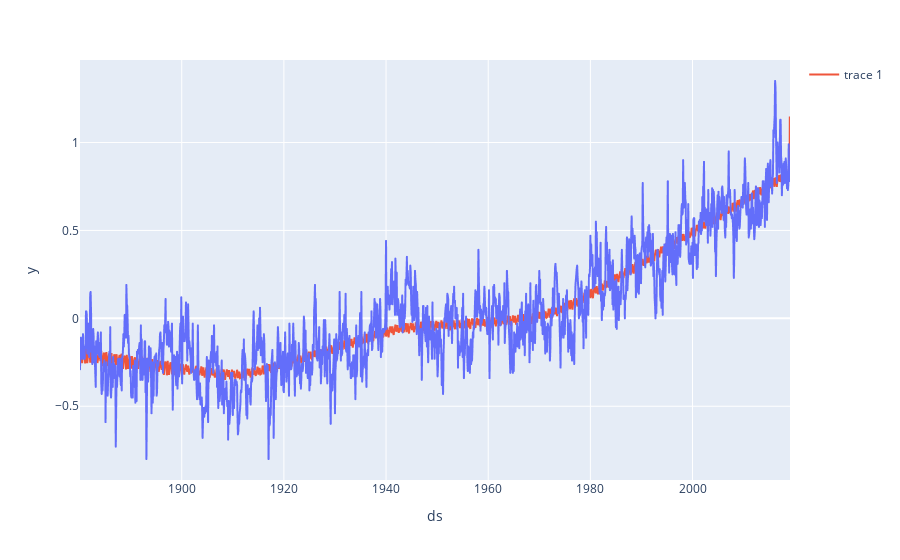

The notebook cell this image was saved under:
### Code cell
import plotly.express as px 

# Plot 
fig = px.line(df, x='ds', y='y')

# Only thing I figured is - I could do this 
fig.add_scatter(x=forecast['ds'], y=forecast['yhat'], mode='lines')

# Show plot 
fig.show()

### Figure 1 — Plotly figure (JSON) as saved in the notebook; plotly's stock layout.template omitted (floating-point values rounded to 4 significant figures; data arrays with more than 128 entries replaced by an {"elided": "..."} marker saying what was removed)
{"data": [{"hovertemplate": "ds=%{x}<br>y=%{y}<extra></extra>", "legendgroup": "", "line": {"color": "#636efa", "dash": "solid"}, "marker": {"symbol": "circle"}, "mode": "lines", "name": "", "showlegend": false, "type": "scattergl", "x": {"elided": "1668 str values"}, "xaxis": "x", "y": {"elided": "1668 float values"}, "yaxis": "y"}, {"mode": "lines", "type": "scatter", "x": {"elided": "1698 str values"}, "y": {"elided": "1698 float values"}}], "layout": {"legend": {"tracegroupgap": 0}, "margin": {"t": 60}, "xaxis": {"anchor": "y", "domain": [0, 1], "title": {"text": "ds"}}, "yaxis": {"anchor": "x", "domain": [0, 1], "title": {"text": "y"}}}}
